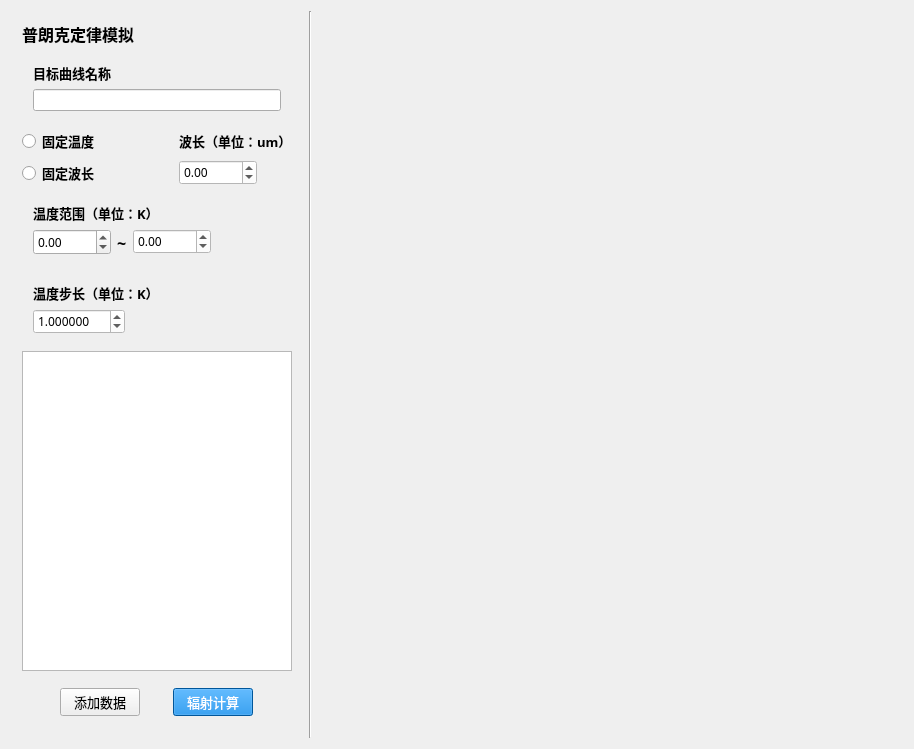
<?xml version="1.0" encoding="UTF-8"?>
<ui version="4.0">
 <class>PlankFormClass</class>
 <widget class="QWidget" name="PlankFormClass">
  <property name="geometry">
   <rect>
    <x>0</x>
    <y>0</y>
    <width>914</width>
    <height>749</height>
   </rect>
  </property>
  <property name="windowTitle">
   <string>PlankForm</string>
  </property>
  <layout class="QGridLayout" name="gridLayout_4" columnstretch="1,0,2">
   <item row="0" column="2">
    <widget class="QChartWidget" name="widgetChart" native="true">
     <property name="enabled">
      <bool>true</bool>
     </property>
     <property name="sizePolicy">
      <sizepolicy hsizetype="Preferred" vsizetype="Preferred">
       <horstretch>0</horstretch>
       <verstretch>0</verstretch>
      </sizepolicy>
     </property>
     <layout class="QGridLayout" name="gridLayout_5"/>
    </widget>
   </item>
   <item row="0" column="0">
    <widget class="QWidget" name="listWidget" native="true">
     <property name="sizePolicy">
      <sizepolicy hsizetype="Preferred" vsizetype="Preferred">
       <horstretch>0</horstretch>
       <verstretch>0</verstretch>
      </sizepolicy>
     </property>
     <property name="autoFillBackground">
      <bool>false</bool>
     </property>
     <property name="styleSheet">
      <string notr="true"/>
     </property>
     <layout class="QGridLayout" name="gridLayout_3">
      <item row="3" column="1">
       <widget class="QDoubleSpinBox" name="doubleSpinFixedValue">
        <property name="sizePolicy">
         <sizepolicy hsizetype="Fixed" vsizetype="Fixed">
          <horstretch>0</horstretch>
          <verstretch>0</verstretch>
         </sizepolicy>
        </property>
        <property name="font">
         <font>
          <family>Microsoft JhengHei</family>
         </font>
        </property>
        <property name="styleSheet">
         <string notr="true">background-color: rgb(255, 255, 255);</string>
        </property>
        <property name="minimum">
         <double>-273.000000000000000</double>
        </property>
        <property name="maximum">
         <double>10000.000000000000000</double>
        </property>
       </widget>
      </item>
      <item row="7" column="0" colspan="2">
       <widget class="QWidget" name="widget_3" native="true">
        <property name="sizePolicy">
         <sizepolicy hsizetype="Preferred" vsizetype="Fixed">
          <horstretch>0</horstretch>
          <verstretch>0</verstretch>
         </sizepolicy>
        </property>
        <layout class="QHBoxLayout" name="horizontalLayout_3">
         <item>
          <widget class="QPushButton" name="buttonAddData">
           <property name="sizePolicy">
            <sizepolicy hsizetype="Fixed" vsizetype="Fixed">
             <horstretch>0</horstretch>
             <verstretch>0</verstretch>
            </sizepolicy>
           </property>
           <property name="font">
            <font>
             <family>微软雅黑</family>
             <pointsize>10</pointsize>
            </font>
           </property>
           <property name="text">
            <string>添加数据</string>
           </property>
          </widget>
         </item>
         <item>
          <widget class="QPushButton" name="pushButton_Count">
           <property name="sizePolicy">
            <sizepolicy hsizetype="Fixed" vsizetype="Maximum">
             <horstretch>0</horstretch>
             <verstretch>0</verstretch>
            </sizepolicy>
           </property>
           <property name="font">
            <font>
             <family>微软雅黑</family>
             <pointsize>10</pointsize>
            </font>
           </property>
           <property name="tabletTracking">
            <bool>false</bool>
           </property>
           <property name="focusPolicy">
            <enum>Qt::StrongFocus</enum>
           </property>
           <property name="layoutDirection">
            <enum>Qt::LeftToRight</enum>
           </property>
           <property name="styleSheet">
            <string notr="true">background-color: #0078d7;
color: white;</string>
           </property>
           <property name="text">
            <string>辐射计算</string>
           </property>
          </widget>
         </item>
        </layout>
       </widget>
      </item>
      <item row="1" column="0" colspan="2">
       <widget class="QWidget" name="widget_5" native="true">
        <property name="sizePolicy">
         <sizepolicy hsizetype="Preferred" vsizetype="Fixed">
          <horstretch>0</horstretch>
          <verstretch>0</verstretch>
         </sizepolicy>
        </property>
        <layout class="QVBoxLayout" name="verticalLayout" stretch="10,0">
         <item>
          <widget class="QLabel" name="label_5">
           <property name="sizePolicy">
            <sizepolicy hsizetype="Preferred" vsizetype="Fixed">
             <horstretch>0</horstretch>
             <verstretch>0</verstretch>
            </sizepolicy>
           </property>
           <property name="font">
            <font>
             <family>Microsoft JhengHei</family>
             <pointsize>10</pointsize>
             <weight>75</weight>
             <bold>true</bold>
            </font>
           </property>
           <property name="tabletTracking">
            <bool>false</bool>
           </property>
           <property name="acceptDrops">
            <bool>false</bool>
           </property>
           <property name="text">
            <string>目标曲线名称</string>
           </property>
          </widget>
         </item>
         <item>
          <widget class="QLineEdit" name="lineEditName"/>
         </item>
        </layout>
       </widget>
      </item>
      <item row="2" column="0">
       <widget class="QRadioButton" name="radioButtonTemp">
        <property name="font">
         <font>
          <family>Microsoft JhengHei</family>
          <pointsize>10</pointsize>
          <weight>75</weight>
          <bold>true</bold>
         </font>
        </property>
        <property name="text">
         <string>固定温度</string>
        </property>
       </widget>
      </item>
      <item row="5" column="0" colspan="2">
       <widget class="QWidget" name="widget_2" native="true">
        <property name="sizePolicy">
         <sizepolicy hsizetype="Preferred" vsizetype="Fixed">
          <horstretch>0</horstretch>
          <verstretch>0</verstretch>
         </sizepolicy>
        </property>
        <property name="layoutDirection">
         <enum>Qt::LeftToRight</enum>
        </property>
        <property name="styleSheet">
         <string notr="true"/>
        </property>
        <layout class="QGridLayout" name="gridLayout">
         <item row="0" column="0">
          <widget class="QLabel" name="labelStep">
           <property name="font">
            <font>
             <family>Microsoft JhengHei</family>
             <pointsize>10</pointsize>
             <weight>75</weight>
             <bold>true</bold>
            </font>
           </property>
           <property name="layoutDirection">
            <enum>Qt::LeftToRight</enum>
           </property>
           <property name="styleSheet">
            <string notr="true"/>
           </property>
           <property name="text">
            <string>温度步长（单位：K）</string>
           </property>
          </widget>
         </item>
         <item row="0" column="1" rowspan="2">
          <spacer name="horizontalSpacer">
           <property name="orientation">
            <enum>Qt::Horizontal</enum>
           </property>
           <property name="sizeType">
            <enum>QSizePolicy::Expanding</enum>
           </property>
           <property name="sizeHint" stdset="0">
            <size>
             <width>138</width>
             <height>38</height>
            </size>
           </property>
          </spacer>
         </item>
         <item row="1" column="0">
          <widget class="QDoubleSpinBox" name="doubleSpinBoxSpace">
           <property name="sizePolicy">
            <sizepolicy hsizetype="Fixed" vsizetype="Fixed">
             <horstretch>0</horstretch>
             <verstretch>0</verstretch>
            </sizepolicy>
           </property>
           <property name="font">
            <font>
             <family>Microsoft JhengHei</family>
            </font>
           </property>
           <property name="styleSheet">
            <string notr="true">background-color: rgb(255, 255, 255);</string>
           </property>
           <property name="decimals">
            <number>6</number>
           </property>
           <property name="maximum">
            <double>100.000000000000000</double>
           </property>
           <property name="singleStep">
            <double>0.100000000000000</double>
           </property>
           <property name="value">
            <double>1.000000000000000</double>
           </property>
          </widget>
         </item>
        </layout>
       </widget>
      </item>
      <item row="2" column="1">
       <widget class="QLabel" name="lableFixed">
        <property name="font">
         <font>
          <family>Microsoft JhengHei</family>
          <pointsize>10</pointsize>
          <weight>75</weight>
          <bold>true</bold>
         </font>
        </property>
        <property name="contextMenuPolicy">
         <enum>Qt::DefaultContextMenu</enum>
        </property>
        <property name="autoFillBackground">
         <bool>false</bool>
        </property>
        <property name="styleSheet">
         <string notr="true"/>
        </property>
        <property name="text">
         <string>波长（单位：um）</string>
        </property>
        <property name="margin">
         <number>0</number>
        </property>
       </widget>
      </item>
      <item row="3" column="0">
       <widget class="QRadioButton" name="radioButtonWave">
        <property name="font">
         <font>
          <family>Microsoft JhengHei</family>
          <pointsize>10</pointsize>
          <weight>75</weight>
          <bold>true</bold>
         </font>
        </property>
        <property name="text">
         <string>固定波长</string>
        </property>
       </widget>
      </item>
      <item row="0" column="0" colspan="2">
       <widget class="QLabel" name="label_2">
        <property name="sizePolicy">
         <sizepolicy hsizetype="Preferred" vsizetype="Fixed">
          <horstretch>0</horstretch>
          <verstretch>0</verstretch>
         </sizepolicy>
        </property>
        <property name="font">
         <font>
          <family>微软雅黑</family>
          <pointsize>12</pointsize>
          <weight>75</weight>
          <bold>true</bold>
         </font>
        </property>
        <property name="text">
         <string>普朗克定律模拟</string>
        </property>
       </widget>
      </item>
      <item row="4" column="0" colspan="2">
       <widget class="QWidget" name="widget" native="true">
        <property name="sizePolicy">
         <sizepolicy hsizetype="Preferred" vsizetype="Fixed">
          <horstretch>0</horstretch>
          <verstretch>0</verstretch>
         </sizepolicy>
        </property>
        <property name="styleSheet">
         <string notr="true"/>
        </property>
        <layout class="QGridLayout" name="gridLayout_2">
         <item row="0" column="0" colspan="3">
          <widget class="QLabel" name="labelRange">
           <property name="font">
            <font>
             <family>Microsoft JhengHei</family>
             <pointsize>10</pointsize>
             <weight>75</weight>
             <bold>true</bold>
            </font>
           </property>
           <property name="contextMenuPolicy">
            <enum>Qt::DefaultContextMenu</enum>
           </property>
           <property name="autoFillBackground">
            <bool>false</bool>
           </property>
           <property name="styleSheet">
            <string notr="true"/>
           </property>
           <property name="text">
            <string>温度范围（单位：K）</string>
           </property>
           <property name="margin">
            <number>0</number>
           </property>
          </widget>
         </item>
         <item row="1" column="0">
          <widget class="QDoubleSpinBox" name="doubleSpinBoxStart">
           <property name="enabled">
            <bool>true</bool>
           </property>
           <property name="sizePolicy">
            <sizepolicy hsizetype="Fixed" vsizetype="Fixed">
             <horstretch>0</horstretch>
             <verstretch>0</verstretch>
            </sizepolicy>
           </property>
           <property name="font">
            <font>
             <family>Microsoft JhengHei</family>
             <weight>50</weight>
             <bold>false</bold>
            </font>
           </property>
           <property name="minimum">
            <double>-273.000000000000000</double>
           </property>
           <property name="maximum">
            <double>10000.000000000000000</double>
           </property>
          </widget>
         </item>
         <item row="1" column="1">
          <widget class="QLabel" name="label_10">
           <property name="font">
            <font>
             <family>Microsoft JhengHei</family>
             <pointsize>12</pointsize>
             <weight>75</weight>
             <bold>true</bold>
            </font>
           </property>
           <property name="text">
            <string>~</string>
           </property>
          </widget>
         </item>
         <item row="1" column="2">
          <widget class="QDoubleSpinBox" name="doubleSpinBoxEnd">
           <property name="sizePolicy">
            <sizepolicy hsizetype="Fixed" vsizetype="Fixed">
             <horstretch>0</horstretch>
             <verstretch>0</verstretch>
            </sizepolicy>
           </property>
           <property name="font">
            <font>
             <family>Microsoft JhengHei</family>
            </font>
           </property>
           <property name="styleSheet">
            <string notr="true">background-color: rgb(255, 255, 255);</string>
           </property>
           <property name="minimum">
            <double>-273.000000000000000</double>
           </property>
           <property name="maximum">
            <double>10000.000000000000000</double>
           </property>
          </widget>
         </item>
         <item row="1" column="3">
          <spacer name="horizontalSpacer_3">
           <property name="orientation">
            <enum>Qt::Horizontal</enum>
           </property>
           <property name="sizeHint" stdset="0">
            <size>
             <width>89</width>
             <height>20</height>
            </size>
           </property>
          </spacer>
         </item>
        </layout>
       </widget>
      </item>
      <item row="6" column="0" colspan="2">
       <widget class="QTableView" name="tableAddedData">
        <property name="sizePolicy">
         <sizepolicy hsizetype="Preferred" vsizetype="Expanding">
          <horstretch>0</horstretch>
          <verstretch>0</verstretch>
         </sizepolicy>
        </property>
       </widget>
      </item>
     </layout>
    </widget>
   </item>
   <item row="0" column="1">
    <widget class="Line" name="line">
     <property name="orientation">
      <enum>Qt::Vertical</enum>
     </property>
    </widget>
   </item>
  </layout>
 </widget>
 <layoutdefault spacing="6" margin="11"/>
 <customwidgets>
  <customwidget>
   <class>QChartWidget</class>
   <extends>QWidget</extends>
   <header>QChartWidget.h</header>
   <container>1</container>
  </customwidget>
 </customwidgets>
 <resources/>
 <connections/>
</ui>
